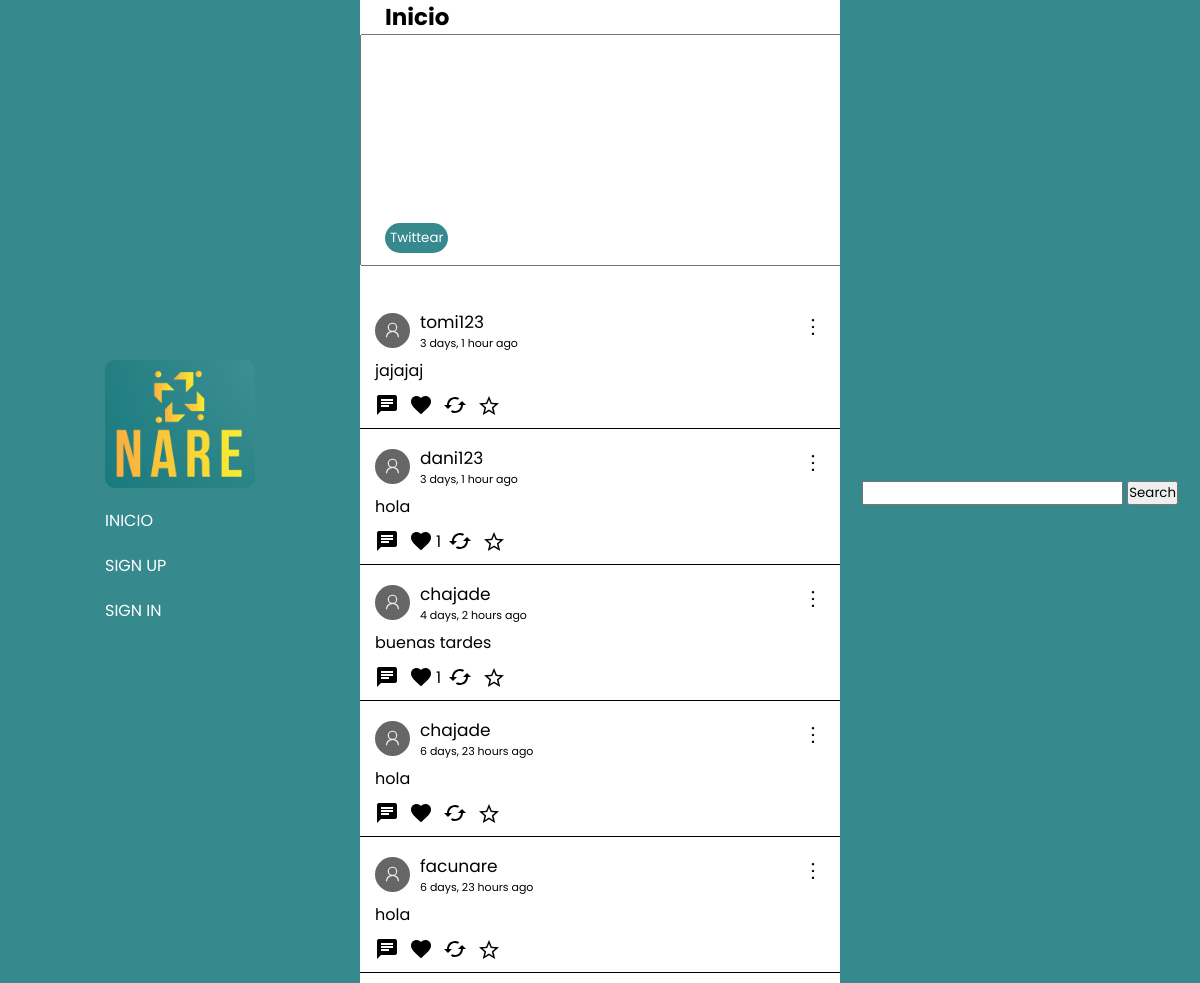
The app's page /, older data.
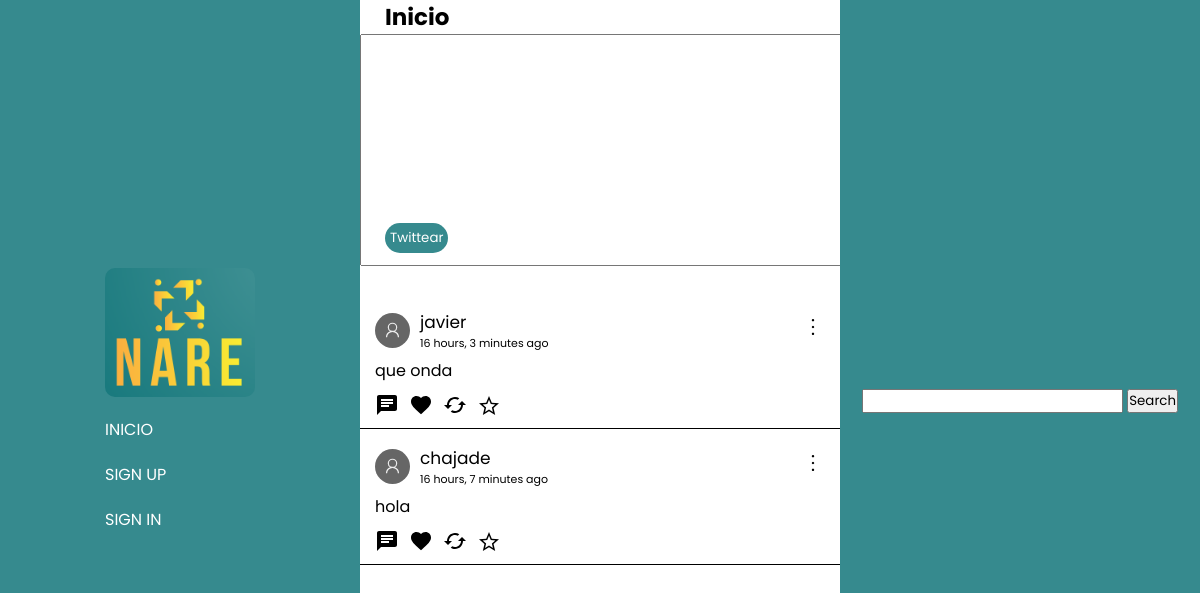
The same page, newer data.
### tweets/models.py (models this page shows)
class Tweet(models.Model):
    user = models.ForeignKey(User, null=True, on_delete=models.CASCADE)
    content = models.TextField(max_length=180)
    created_at = models.DateTimeField(auto_now_add=True)
    likes = models.IntegerField(default=0)
    likes_users = models.ManyToManyField(User, related_name="likes_tweets")
    retweets = models.IntegerField(default=0)
    parent_tweet = models.IntegerField(null=True)

### tweets/views.py (the view)
# urls.py: path('', views.globalFeed, name='globalFeed'),
def globalFeed(request):
    profile = None
    tweets = Tweet.objects.all().filter(parent_tweet = None)
    if request.user.is_authenticated:
        profile = Profiles.objects.get(user=request.user)
    return render(request, 'globalFeed.html',{
            'form': forms.postTweet,
            'tweets': tweets,
            'profile': profile
    })

### tweets/templates/globalFeed.html (shortened to what this page needs)
{% extends 'base.html' %}  {% load static %}
    {% block content %}
    <link rel="stylesheet" href="{% static 'globalFeed.css' %}" />
    <div class="container-1">
        <h1 class="feedTitle">Inicio</h1>
        <form action="{% url 'postTweet' %}" method="POST" class="postTweetForm">
            <textarea name="content" cols="55" rows="10" required="" id="id_content" spellcheck="false"></textarea>
            <button>
                Twittear
            </button>
        </form>
    </div>
    <div class="tweets">
        {% for tweet in tweets %}
             {% include 'Tweet.html' %}
        {% endfor %}
{% endblock content %}

### tweets/templates/Tweet.html (shortened to what this page needs)
<a href="{% url 'tweetDetails' tweet.id %}" class="tweet">
    <div class="div-content" id="{{tweet.id}}">
        <div class="tweetHead">
            <div class="fotoPerfil">
                <form action="{% url 'myProfile' tweet.user.username %}" class="formName">
                    <button class="usernameTweet">{{tweet.user.username}}</button>
                    <p class="timeAgo">{{tweet.created_at|timesince}} ago</p>
                </form>
            </div>
            <div class="tweetOptions">
                <button  class="optionButtons" data="true"></button>
            </div>
        </div>
        <span class="tweetMessage">{{tweet.content}}</span>
        <div class="buttons">
            <button class="msgButton" id="{{tweet.id}}">
                    <svg class="msgSvg" xmlns="http://www.w3.org/2000/svg" height="24px" viewBox="0 0 24 24" width="24px" fill="#000000">
                        <path d="M0 0h24v24H0z" fill="none"/>
                        <path d="M20 2H4c-1.1 0-1.99.9-1.99 2L2 22l4-4h14c1.1 0 2-.9 2-2V4c0-1.1-.9-2-2-2zM6 9h12v2H6V9zm8 5H6v-2h8v2zm4-6H6V6h12v2z"/>
                    </svg>
                </button>
                <form action="{% url 'like' tweet.id %}" class="likeForm">
                    <button class="likeBtn">
                    </button>
                    {% if tweet.likes != 0 %}
                    <p>{{tweet.likes}}</p>
                    {% endif %}
                </form>
                <form>
                    <button>
                    </button>
                </form>
                <form action="{% url 'keepTweets' tweet.id %}">
                    <button>
                        {% if tweet in profile.keeps.all %}
                            <svg class="keepSvg saved" xmlns="http://www.w3.org/2000/svg" height="24px" viewBox="0 96 960 960" width="24px"><path fill="rgb(211, 165, 15)" d="m323 851 157-94 157 95-42-178 138-120-182-16-71-168-71 167-182 16 138 120-42 178Zm-90 125 65-281L80 506l288-25 112-265 112 265 288 25-218 189 65 281-247-149-247 149Zm247-355Z"/></svg>
                        {% else %}
                            <svg class="keepSvg" xmlns="http://www.w3.org/2000/svg" height="24px" viewBox="0 96 960 960" width="24px"><path d="m323 851 157-94 157 95-42-178 138-120-182-16-71-168-71 167-182 16 138 120-42 178Zm-90 125 65-281L80 506l288-25 112-265 112 265 288 25-218 189 65 281-247-149-247 149Zm247-355Z"/></svg>
                        {% endif %}
                    </button>
                </form>
            </div>
        </a>
    </div>

Row changes from the older to the newer data that the page shows:
removed Tweet: user.username "facunare", created_at "6 days, 23 hours", content "hola"
removed Tweet: user.username "chajade", created_at "6 days, 23 hours", content "hola"
removed Tweet: user.username "chajade", created_at "4 days, 2 hours", content "buenas tardes", likes "1"
removed Tweet: user.username "dani123", created_at "3 days, 1 hour", content "hola", likes "1"
removed Tweet: user.username "tomi123", created_at "3 days, 1 hour", content "jajajaj"
added Tweet: user.username "chajade", created_at "16 hours, 7 minutes", content "hola"
added Tweet: user.username "javier", created_at "16 hours, 3 minutes", content "que onda"
